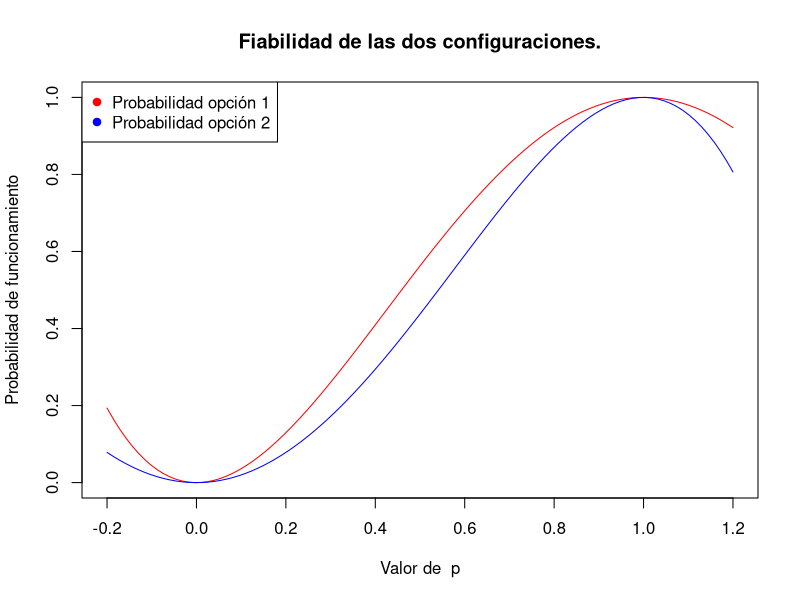
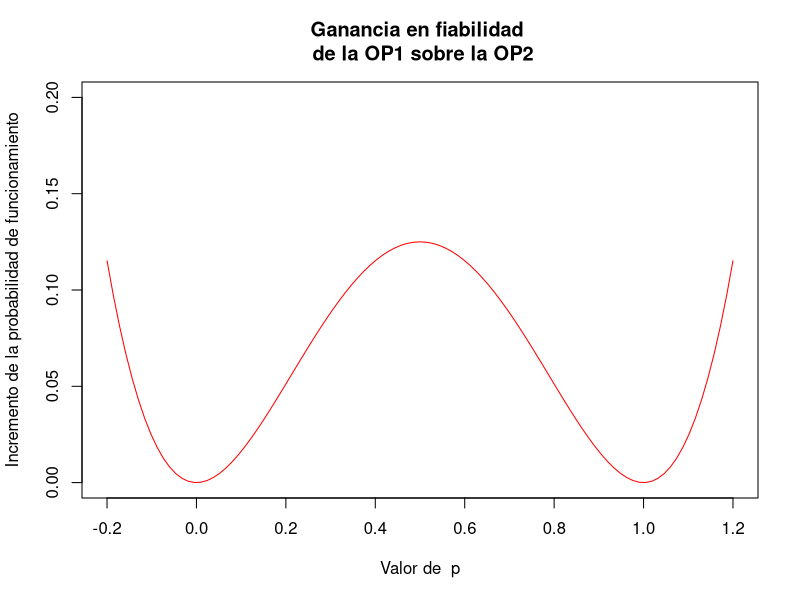

Source code (R) for these figures, in order:
## ---- chunk 1
knitr::opts_chunk$set(echo = TRUE)
## ---- chunk 2
ProbOp1=function(p) 1-2*(1-p)^2+(1-p)^4
ProbOp2=function(p) 2*p^2-p^4
## ---- chunk 3
curve(ProbOp1(x),col="red",xlim=c(-0.2,1.2),
      xlab=paste("Valor de ",expression("p"),collapse=" "),
      ylab="Probabilidad de funcionamiento", main="Fiabilidad de las dos configuraciones.")
curve(ProbOp2(x),add=TRUE,col="blue")
legend(x="topleft",legend=c("Probabilidad opción 1",
                            "Probabilidad opción 2"),col=c("red","blue"),pch = 19)
## ---- chunk 4
curve(ProbOp1(x)-ProbOp2(x),col="red",xlim=c(-0.2,1.2), ylim=c(0,0.2),xlab=paste("Valor de ",expression("p"),collapse="p"),ylab="Incremento de la probabilidad de funcionamiento",main=" Ganancia en fiabilidad  \n de la OP1 sobre la OP2")
